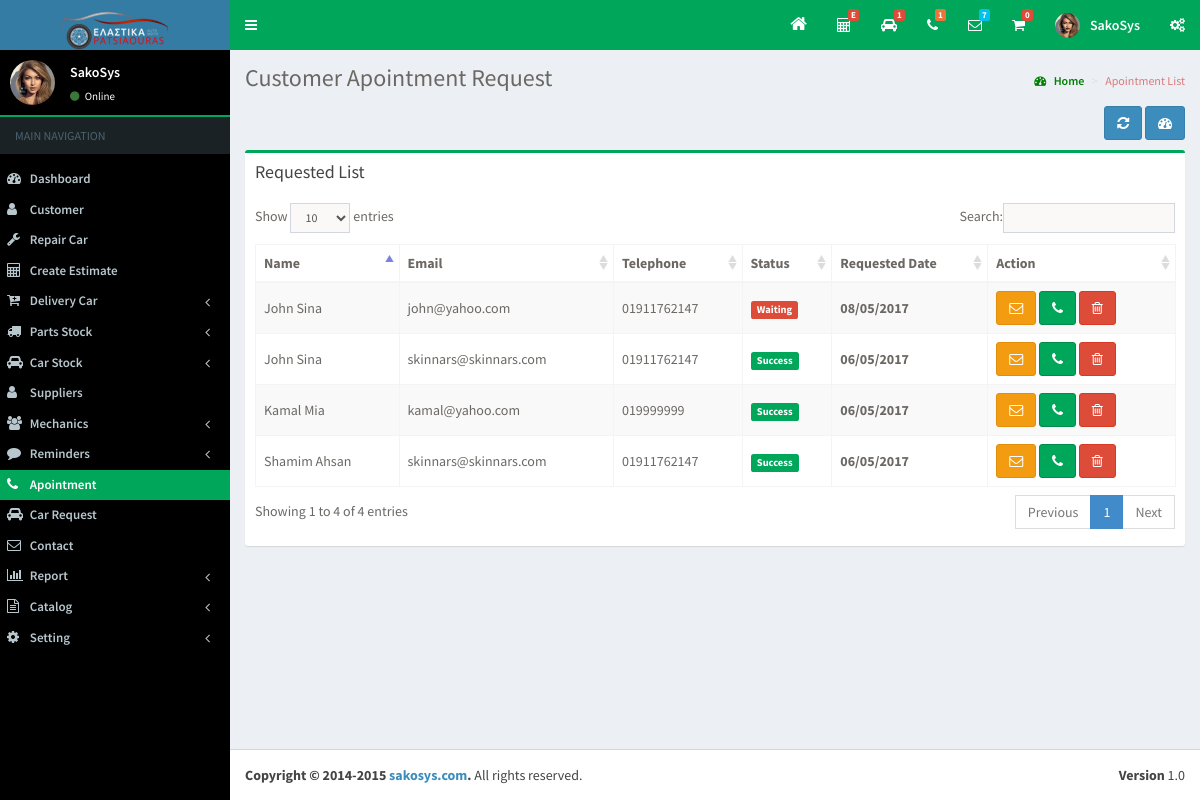
Screenshot of /apointment/apointment.php (signed in) with the database file from the repository.
### tables this page shows
CREATE TABLE IF NOT EXISTS `tbl_apointment` (
  `apointment_id` int(11) NOT NULL AUTO_INCREMENT,
  `name` varchar(150) NOT NULL,
  `email` varchar(100) NOT NULL,
  `telephone` varchar(100) NOT NULL,
  `details` text NOT NULL,
  `status` int(1) NOT NULL DEFAULT '0',
  `added_date` date NOT NULL,
  PRIMARY KEY (`apointment_id`)
);

### helper/common.php (called while the page is built, shortened)
<?php
class wms_core {
	public function loadMiniCartHtml() {
		$data = 0;
		return $data;
	}
	public function get_all_apointment_list($con, $aid) {
		$data = array();
		$result = '';
		if((int)$aid > 0) {
			$result = mysql_query("SELECT * FROM tbl_apointment WHERE apointment_id = ".(int)$aid,$con);
		} else {
			$result = mysql_query("SELECT * FROM tbl_apointment order by apointment_id DESC",$con);
		}
		while($row = mysql_fetch_array($result)){
			$data[] = $row;
		}
		return $data;
	}
	public function get_all_waiting_apointment_list($con) {
		$data = array();
		$result = mysql_query("SELECT * FROM tbl_apointment WHERE status = 0 order by apointment_id DESC",$con);
		while($row = mysql_fetch_array($result)){
			$data[] = $row;
		}
		return $data;
	}
	public function get_all_waiting_car_list($con) {
		$data = array();
		$result = mysql_query("SELECT *,car_name,car_image FROM tbl_car_request cr INNER JOIN tbl_buycar bc ON bc.buycar_id = cr.car_id WHERE cr.status = 0 order by cr.car_request_id DESC",$con);
		while($row = mysql_fetch_array($result)){
			$data[] = $row;
		}
		return $data;
	}
	public function get_all_contact_us_list($con) {
		$data = array();
		$result = mysql_query("SELECT * FROM tbl_contact WHERE status = 0 order by contact_id DESC",$con);
		while($row = mysql_fetch_array($result)){
			$data[] = $row;
		}
		return $data;
	}
	public function mySqlToDatePicker($date) {
		$cdate = '';
		if(!empty($date)) {
			$x =  explode('-',$date);
			$cdate = $x[2].'/'.$x[1].'/'.$x[0];
		}
		return $cdate;
	}
}
?>

### apointment/apointment.php (the view, shortened to what this page needs)
<?php include('../header.php')?>
<section class="content-header">
  <h1> Customer Apointment Request </h1>
  <ol class="breadcrumb">
    <li><a href="<?php echo WEB_URL?>dashboard.php"><i class="fa fa-dashboard"></i> Home</a></li>
    <li class="active">Apointment List</li>
  </ol>
</section>
<section class="content">
<div class="row">
  <div class="col-xs-12">
    <div align="right" style="margin-bottom:1%;"> <a class="btn btn-primary" data-toggle="tooltip" href="<?php echo WEB_URL; ?>apointment/apointment.php" data-original-title="Reload Page"><i class="fa fa-refresh"></i></a> <a class="btn btn-primary" data-toggle="tooltip" href="<?php echo WEB_URL; ?>dashboard.php" data-original-title="Dashboard"><i class="fa fa-dashboard"></i></a> </div>
    <div class="box box-success">
      <div class="box-header">
        <h3 class="box-title">Requested List</h3>
      </div>
      <div class="box-body">
        <table class="table sakotable table-bordered table-striped dt-responsive">
          <thead>
            <tr>
              <th>Name</th>
              <th>Email</th>
			  <th>Telephone</th>
			  <th>Status</th>
              <th>Requested Date</th>
              <th>Action</th>
            </tr>
          </thead>
          <tbody>
            <?php
			 $aid = 0;
			 $results = $wms->get_all_apointment_list($link, $aid);
			 foreach($results as $row) { ?>
            <tr>
              <td><?php echo $row['name']; ?></td>
			  <td><?php echo $row['email']; ?></td>
			  <td><?php echo $row['telephone']; ?></td>
              <td><?php if($row['status']==1) echo "<span class='label label-success'>Success</span>"; else echo "<span class='label label-danger'>Waiting</span>"; ?></td>
              <td><b><?php echo $wms->mySqlToDatePicker($row['added_date']);?></b></td>
              <td><a class="btn btn-warning" data-toggle="tooltip" href="javascript:;" onClick="$('#nurse_view_<?php echo $row['apointment_id']; ?>').modal('show');" data-original-title="Message"><i class="fa fa-envelope-o"></i></a> <a class="btn btn-success" data-toggle="tooltip" onClick="talkdone(<?php echo $row['apointment_id']; ?>);" data-original-title="Contact Done ?"><i class="fa fa-phone"></i></a> <a class="btn btn-danger" data-toggle="tooltip" onClick="deletemechanics(<?php echo $row['apointment_id']; ?>);" href="javascript:;" data-original-title="Delete"><i class="fa fa-trash-o"></i></a>
                </td>
            </tr>
            <?php } ?>
          </tbody>
        </table>
      </div>
    </div>
  </div>
</div>
<?php include('../footer.php'); ?>

### header.php (shortened to what this page needs)
<?php
include(__DIR__ . "/helper/common.php");
$wms = new wms_core();
$page_name = pathinfo(curPageURL(),PATHINFO_FILENAME);
function curPageURL() {
 $pageURL = 'http';
 $pageURL .= "://";
 if ($_SERVER["SERVER_PORT"] != "80") {
  $pageURL .= $_SERVER["SERVER_NAME"].":".$_SERVER["SERVER_PORT"].$_SERVER["REQUEST_URI"];
 } else {
  $pageURL .= $_SERVER["SERVER_NAME"].$_SERVER["REQUEST_URI"];
 }
 return $pageURL;
}
$cart_total = $wms->loadMiniCartHtml();
$apointment_list = $wms->get_all_waiting_apointment_list($link);
$contact_us_list = $wms->get_all_contact_us_list($link);
$car_request_list = $wms->get_all_waiting_car_list($link);
$user_image = WEB_URL . 'img/no_image.jpg';
if(!empty($_SESSION['objLogin']['image'])){
	$user_image = WEB_URL.'img/'.$_SESSION['objLogin']['image'];
}
?>
<!DOCTYPE html>
<html>
<head>
<link href="<?php echo WEB_URL; ?>bootstrap/css/bootstrap.min.css" rel="stylesheet" type="text/css" />
<link href="<?php echo WEB_URL; ?>dist/font-awesome/css/font-awesome.min.css" rel="stylesheet" type="text/css" />
<link href="<?php echo WEB_URL; ?>dist/ionicons/2.0.1/css/ionicons.min.css" rel="stylesheet" type="text/css" />
<link href="<?php echo WEB_URL; ?>dist/css/AdminLTE.css" rel="stylesheet" type="text/css" />
<link href="<?php echo WEB_URL; ?>dist/css/skins/_all-skins.css" rel="stylesheet" type="text/css" />
<link href="<?php echo WEB_URL; ?>plugins/iCheck/all.css" rel="stylesheet" type="text/css" />
<link href="<?php echo WEB_URL; ?>plugins/datatables/dataTables.bootstrap.css" rel="stylesheet" type="text/css" />
<link href="<?php echo WEB_URL; ?>dist/css/dataTables.responsive.css" rel="stylesheet" type="text/css" />
<link href="<?php echo WEB_URL; ?>dist/css/dataTables.tableTools.min.css" rel="stylesheet" type="text/css" />
<link href="<?php echo WEB_URL; ?>plugins/datepicker/datepicker3.css" rel="stylesheet" type="text/css" />
<link href="<?php echo WEB_URL; ?>plugins/summernote/summernote.css" rel="stylesheet" type="text/css" />
<link href="<?php echo WEB_URL; ?>plugins/select2/select2.min.css" rel="stylesheet" type="text/css" />
<link href="<?php echo WEB_URL; ?>plugins/range_slider/nouislider.css" rel="stylesheet" type="text/css" />
<link href="<?php echo WEB_URL; ?>plugins/jQuery/chosen.css" rel="stylesheet" type="text/css" />
</head>
<body class="skin-blue sidebar-mini">
<div class="wrapper">
<header class="main-header">
  <a href="#" class="logo">
  <span class="logo-lg"><img src="<?php echo WEB_URL; ?>/img/admin_logo.png"></span> </a>
  <nav class="navbar navbar-static-top">
    <a href="#" class="sidebar-toggle" data-toggle="offcanvas" role="button"> <span class="sr-only">Toggle navigation</span> </a>
    <div class="navbar-custom-menu">
      <ul class="nav navbar-nav">
        <li class="dropdown messages-menu hidden-xs"> <a href="<?php echo WEB_URL; ?>" target="_blank"> <i style="font-size:18px" class="fa fa-home"></i></a></li>
		<li class="dropdown messages-menu"> <a title="Sample Estimate" href="<?php echo WEB_URL; ?>estimate/sample_estimate.php"> <i class="fa fa-calculator"></i><span class="label label-danger">E</span></a></li>
		<li class="dropdown messages-menu"> <a href="#" class="dropdown-toggle" data-toggle="dropdown" aria-expanded="false"> <i class="fa fa-car"></i> <span class="label label-danger"><?php echo !empty($car_request_list) ? count($car_request_list) : '0'; ?></span> </a>
        </li>
		<li class="dropdown messages-menu"> <a href="#" class="dropdown-toggle" data-toggle="dropdown" aria-expanded="false"> <i class="fa fa-phone"></i> <span class="label label-warning"><?php echo !empty($apointment_list) ? count($apointment_list) : '0'; ?></span> </a>
        </li>
        <li class="dropdown messages-menu"> <a href="#" class="dropdown-toggle" data-toggle="dropdown" aria-expanded="false"> <i class="fa fa-envelope-o"></i> <span class="label label-info"><?php echo !empty($contact_us_list) ? count($contact_us_list) : '0'; ?></span> </a>
        </li>
        <li class="dropdown tasks-menu"> <a href="#" class="dropdown-toggle" data-toggle="dropdown"> <i class="fa fa-shopping-cart"></i> <span class="label label-danger parts_cart"><?php echo $cart_total; ?></span> </a>
        </li>
        <li class="dropdown user user-menu"> <a href="#" class="dropdown-toggle" data-toggle="dropdown"> <img src="<?php echo $user_image; ?>" class="user-image" alt="User Image"> <span class="hidden-xs"><?php echo !empty($_SESSION['objLogin']['name']) ? $_SESSION['objLogin']['name'] : ''; ?></span> </a>
        </li>
        <li class="hidden-xs"> <a href="<?php echo WEB_URL;?>/setting/setting.php"><i class="fa fa-gears"></i></a> </li>
      </ul>
    </div>
  </nav>
</header>
<aside class="main-sidebar">
  <div class="user-panel admin_header_border">
      <div class="pull-left image"> <img src="<?php echo $user_image; ?>" class="img-circle" alt="User Image"> </div>
      <div class="pull-left info">
        <p><?php echo !empty($_SESSION['objLogin']['name']) ? $_SESSION['objLogin']['name'] : ''; ?></p>
        <a href="<?php echo WEB_URL; ?>user/profile.php"><i class="fa fa-circle text-success"></i> Online</a> </div>
    </div>
  <section class="sidebar">
    <ul class="sidebar-menu">
      <li class="header">MAIN NAVIGATION</li>
	  <li class="tm10 <?php if($page_name != '' && $page_name == 'dashboard'){echo 'active';}?>"><a href="<?php echo WEB_URL; ?>dashboard.php"><i class="fa fa-dashboard"></i> <span>Dashboard</span></a> </li>
      <li class="treeview <?php if($page_name != '' && $page_name == 'customerlist' || $page_name == 'addcustomer'){echo 'active';}?>"> <a href="<?php echo WEB_URL; ?>customer/customerlist.php"> <i class="fa fa-user"></i> <span>Customer</span></a></li>
      <li class="treeview <?php if($page_name != '' && $page_name == 'addcar' || $page_name == 'carlist'){echo 'active';}?>"> <a href="<?php echo WEB_URL; ?>repaircar/carlist.php"> <i class="fa fa-wrench"></i> <span>Repair Car</span> </a> </li>
      <li class="treeview <?php if($page_name != '' && $page_name == 'findcar' || $page_name == 'estimate_form'){echo 'active';}?>"> <a href="<?php echo WEB_URL; ?>estimate/findcar.php"> <i class="fa fa-calculator"></i> <span>Create Estimate</span></a></li>
      <li class="treeview <?php if($page_name != '' && $page_name == 'deliverylist' || $page_name == 'finddeliverycar'){echo 'active';}?>"> <a href="<?php echo WEB_URL; ?>delivery/finddeliverycar.php"> <i class="fa fa-cart-plus"></i> <span>Delivery Car</span> <i class="fa fa-angle-left pull-right"></i> </a>
      </li>
      <li class="treeview <?php if($page_name != '' && $page_name == 'buypartslist' || $page_name == 'sellpartslist' || $page_name == 'partsstocklist' || $page_name == 'sellparts'){echo 'active';}?>"> <a href="#"> <i class="fa fa-truck"></i> <span>Parts Stock</span> <i class="fa fa-angle-left pull-right"></i> </a>
      </li>
      <li class="treeview <?php if($page_name != '' && $page_name == 'buycarlist' || $page_name == 'buycar' || $page_name == 'sellcarlist' || $page_name == 'sellcar' || $page_name == 'carsellform'){echo 'active';}?>"> <a href="#"> <i class="fa fa-car"></i> <span>Car Stock</span> <i class="fa fa-angle-left pull-right"></i> </a>
      </li>
      <li class="treeview <?php if($page_name != '' && $page_name == 'addsupplier' || $page_name == 'supplierlist'){echo 'active';}?>"> <a href="<?php echo WEB_URL; ?>supplier/supplierlist.php"> <i class="fa fa-user"></i> <span>Suppliers</span></a>
      </li>
      <li class="treeview <?php if($page_name != '' && $page_name == 'mechanicsalarylist' || $page_name == 'mechanicslist' || $page_name == 'addmechanics'){echo 'active';}?>"> <a href="#"> <i class="fa fa-users"></i> <span>Mechanics</span> <i class="fa fa-angle-left pull-right"></i> </a>
      </li>
      <li class="treeview <?php if($page_name != '' && $page_name == 'addnotification' || $page_name == 'notificationlist'){echo 'active';}?>"> <a href="#"> <i class="fa fa-comment"></i> <span>Reminders</span> <i class="fa fa-angle-left pull-right"></i> </a>
      </li>
	  <li class="<?php if($page_name != '' && $page_name == 'apointment'){echo 'active';}?>"><a href="<?php echo WEB_URL; ?>apointment/apointment.php"><i class="fa fa-phone"></i> <span>Apointment</span></a> </li>
	   <li class="<?php if($page_name != '' && $page_name == 'carrequest'){echo 'active';}?>"><a href="<?php echo WEB_URL; ?>car_request/carrequest.php"><i class="fa fa-car"></i> <span>Car Request</span></a> </li>
	  <li class="<?php if($page_name != '' && $page_name == 'contact_list'){echo 'active';}?>"><a href="<?php echo WEB_URL; ?>contact_list/contact_list.php"><i class="fa fa-envelope-o"></i> <span>Contact</span></a> </li>
      <li class="treeview <?php if($page_name != '' && $page_name == 'reprepairdelivery' || $page_name == 'rptcarbuy' || $page_name == 'rptcarsell' || $page_name == 'rptpartsbuy' || $page_name == 'rptpartssell' || $page_name == 'rptmsalary'){echo 'active';}?>"> <a href="#"> <i class="fa fa-bar-chart-o"></i> <span>Report</span> <i class="fa fa-angle-left pull-right"></i> </a>
      </li>
      <li class="treeview <?php if($page_name != '' && $page_name == 'menulist' || $page_name == 'addmenu' || $page_name == 'servicelist' || $page_name == 'addservice' || $page_name == 'commentslist' || $page_name == 'addcomments' || $page_name == 'sliderlist' || $page_name == 'addslider' || $page_name == 'cmslist' || $page_name == 'addcms' || $page_name == 'teamview' || $page_name == 'gallerylist' || $page_name == 'addgallery' || $page_name == 'widgetlist' || $page_name == 'wprocess' || $page_name == 'author' || $page_name == 'category' || $page_name == 'bloglist' || $page_name == 'blog' || $page_name == 'faq' || $page_name == 'newscommentslist'){echo 'active';}?>"> <a href="#"> <i class="fa fa-file-text-o"></i> <span>Catalog</span> <i class="fa fa-angle-left pull-right"></i> </a>
      </li>
      <li class="treeview <?php if($page_name != '' && $page_name == 'setting' || $page_name == 'carcolor' || $page_name == 'parts_manufacturer' || $page_name == 'carsetting'){echo 'active';}?>"> <a href="#"> <i class="fa fa-gear"></i> <span>Setting</span> <i class="fa fa-angle-left pull-right"></i> </a>
      </li>
    </ul>
  </section>
</aside>
<div class="content-wrapper">

### footer.php (shortened to what this page needs)
</div>
<footer class="main-footer">
  <div class="pull-right hidden-xs"> <b>Version</b> 1.0 </div>
  <strong>Copyright &copy; 2014-2015 <a href="http://sakosys.com">sakosys.com</a>.</strong> All rights reserved. </footer>
</div>
</body></html>

### rows the page displays
tbl_apointment: name "John Sina", email "john@yahoo.com", telephone "01911762147", status "Waiting", added_date "08/05/2017"
tbl_apointment: name "Shamim Ahsan", email "skinnars@skinnars.com", telephone "01911762147", status "Success", added_date "06/05/2017"
tbl_apointment: name "Kamal Mia", email "kamal@yahoo.com", telephone "019999999", status "Success", added_date "06/05/2017"
tbl_apointment: name "John Sina", email "skinnars@skinnars.com", telephone "01911762147", status "Success", added_date "06/05/2017"

### other values shown
count($car_request_list) "1"
count($apointment_list) "1"
count($contact_us_list) "7"
$cart_total "0"
$_SESSION['objLogin']['name'] "SakoSys"
